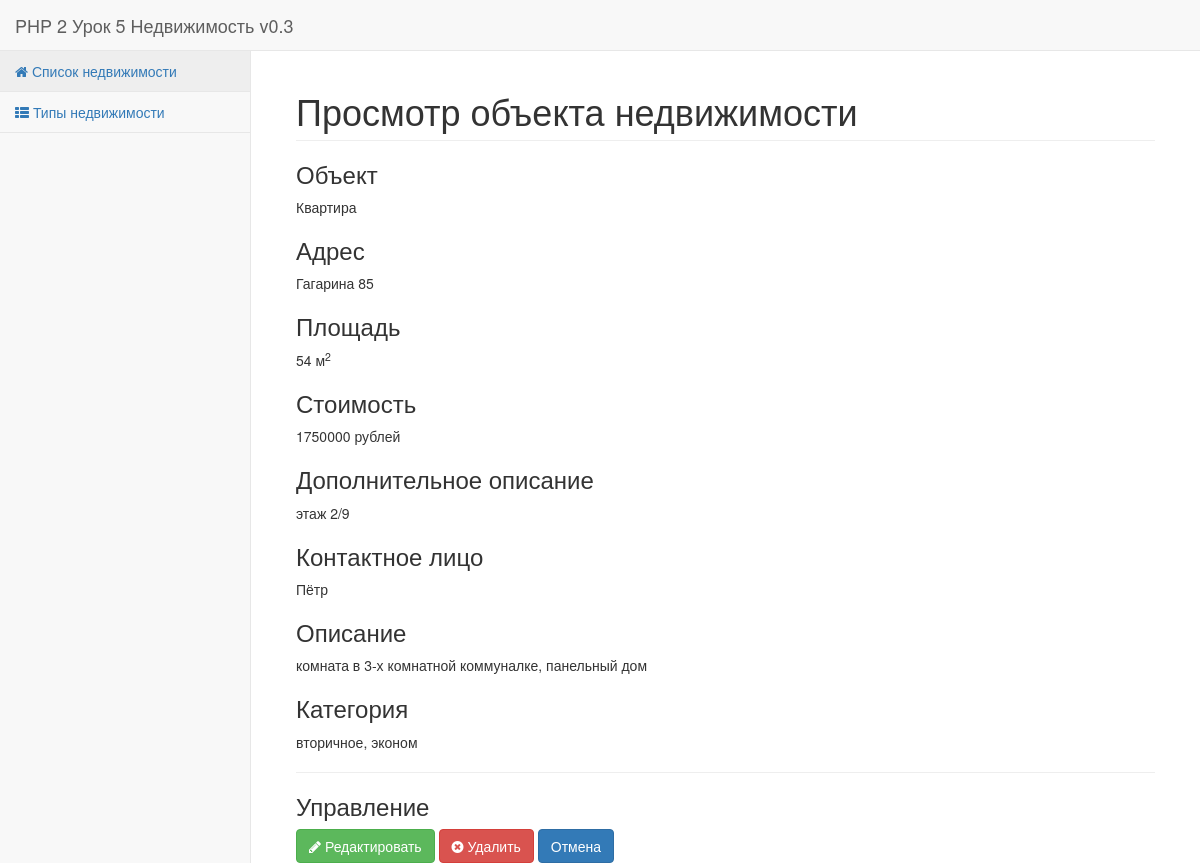
/index.php?cat=realty&view=show&id=3, run on the app's committed database.
### tables this page shows
CREATE TABLE IF NOT EXISTS `realty` (
  `id` int(10) unsigned NOT NULL,
  `realty_type` tinyint(3) unsigned NOT NULL,
  `address` varchar(256) NOT NULL,
  `square` int(10) unsigned NOT NULL,
  `price` int(10) unsigned NOT NULL,
  `additional` varchar(256) NOT NULL,
  `agent` varchar(256) NOT NULL,
  `description` varchar(2048) NOT NULL,
  `category` varchar(50) NOT NULL
);

### sys/functions.php (called while the page is built, shortened)
<?php
function render($view_name, $data = [], $with_layout = true)
{
    require_once("views/$view_name.view.php");
    $content = ob_get_contents();
    if ($with_layout) {
        require_once("views/layouts/layout.php");
        $content = ob_get_contents();
    }
    return $content;
}
function class_autoloader($classname)
{
    if (mb_substr($classname,-10,NULL,'utf-8') === 'Controller')
    {
        $class_string = mb_substr($classname,0,mb_strlen($classname,'utf-8')-10,'utf-8');
        $name = preg_replace('/([a-z])([A-Z])/', '$1_$2', $class_string);
        $file_name = "controllers/".mb_strtolower($name,'utf-8').'-controller.php';
        if (file_exists($file_name))
        {
            include_once $file_name;
        }
        else
        {
            e404("Нет файла конторлера {$file_name} для класса {$classname}");
        }
    }
    else
    {
        $name = preg_replace('/([a-z])([A-Z])/', '$1_$2', $classname);
        $file_name = "models/".mb_strtolower($name,'utf-8').'-model.php';
    }
}

### controllers/realty-controller.php (called while the page is built, shortened)
<?php
class  RealtyController
{
    public function show ()
    {
        if ( isset($_GET['id']))
        {
            $id = (int) $_GET['id'];
        }
        else
        {
            die('Не передан параметр id');
        }
        $realty = new Realty($id);
        return render( REALTY_FILENAME_START . 'show', ['realty' => $realty] );
    }
}

### models/realty-model.php (called while the page is built, shortened)
<?php
class Realty
{
    function __construct( $id = NULL )
    {
        if ( $id !== NULL )
        {
            $this->get_by_id( $id );
        }
    }
    function __get($name)
    {
        if ( property_exists( Realty::class, $name) )
            return $this->$name;
        else
            return false;
    }
    public function get_by_id ($realty_id)
    {
        global $db_link;
        $query = "SELECT `id`, (SELECT `title` FROM `realty_types` WHERE `realty_types`.`id`=`realty`.`id`) AS `type`, `address`, `square`, `price`, `additional`, `agent`, `description`, `category` FROM `realty` WHERE `id`={$realty_id};";
        if ( $result = mysqli_query($db_link, $query))
        {
            if ( $row = mysqli_fetch_assoc($result))
            {
                return true;
            }
            else
                return false;
        }
        else
            return false;
    }
}

### views/realty/realty-show.view.php (the view, shortened to what this page needs)
<?php
$page_header = "Просмотр объекта недвижимости";
$page_header_if_not_available = "Запись с таким id не найдена!";
?>
<div class="row">
    <div class="col-lg-12">
        <?php
        if (  $realty ) { ?>
            <h1 class="page-header"><?= $page_header ?></h1>
            <h3>Объект</h3>
            <p><?= $realty->type ?></p>
            <h3>Адрес</h3>
            <p><?= $realty->address ?></p>
            <h3>Площадь</h3>
            <p><?= $realty->square . ' м<sup>2</sup>'?></p>
            <h3>Стоимость</h3>
            <p><?= $realty->price .' рублей' ?></p>
            <h3>Дополнительное описание</h3>
            <p><?= $realty->additional ?></p>
            <h3>Контактное лицо</h3>
            <p><?= $realty->agent ?></p>
            <h3>Описание</h3>
            <p><?= $realty->description ?></p>
            <h3>Категория</h3>
            <p><?= $realty->category ?></p>
            <hr/>
            <h3>Управление</h3>
            <a class="btn btn-success" href="index.php?cat=realty&view=edit&id=<?= $realty->id ?>"><i class="fa fa-pencil"></i> Редактировать</a>
            <a class="btn btn-danger" href="index.php?cat=realty&view=delete&id=<?= $realty->id ?>"><i class="fa fa-times-circle"></i> Удалить</a>
            <a class="btn btn-primary" href="index.php">Отмена</a>
            <?php
        }
        else
            echo '<h1 class="page-header">'.$page_header_if_not_available.'</h1>';
        ?>
    </div>
</div>

### data on the page
realty: address "Гагарина 85", square "54", price "1750000", additional "этаж 2/9", agent "Пётр", description "комната в 3-х комнатной коммуналке, панельный дом", category "вторичное, эконом"

### other printed values
SITE_MAIN_LINK_TITLE "PHP 2 Урок 5 Недвижимость v0.3"
$page_header "Просмотр объекта недвижимости"
$realty->type "Квартира"
